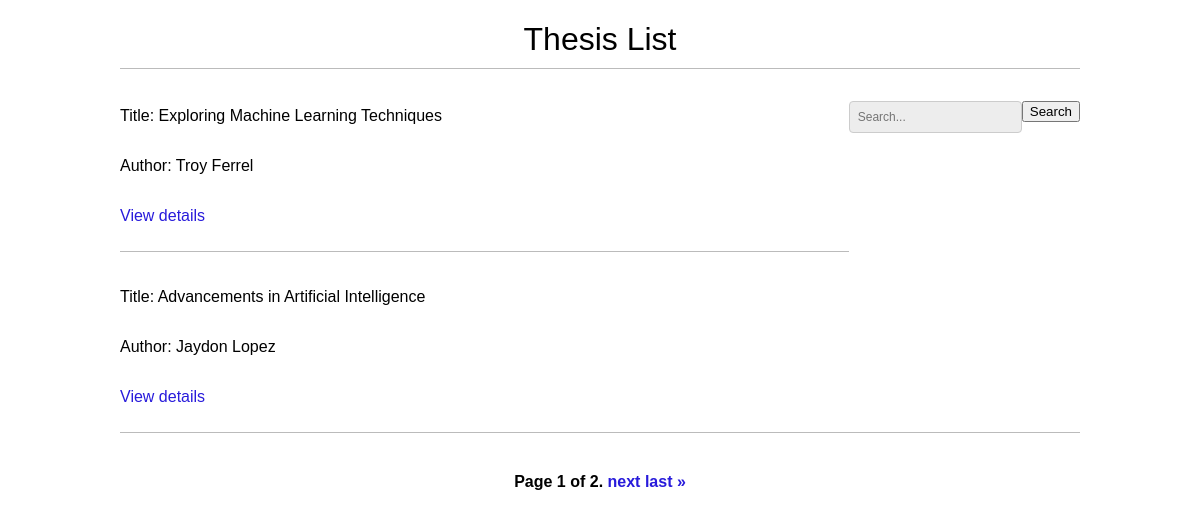
The app's page /thesis/ with its own data.
### thesis/models.py (models this page shows, shortened)
class Thesis(models.Model):
    title = models.CharField(max_length=200)
    author = models.CharField(max_length=100)
    abstract = models.TextField()
    year = models.IntegerField()

### thesis/views.py (the view)
# urls.py: path('', views.thesis_list, name='thesis_list'),
def thesis_list(request):
    thesis_list = Thesis.objects.all()
    paginator = Paginator(thesis_list, 2)
    page_number = request.GET.get('page')
    page_obj = paginator.get_page(page_number)
    return render(request, 'thesis/thesis_list.html', {'page_obj': page_obj})

### thesis/templates/thesis/thesis_list.html (shortened to what this page needs)
<!DOCTYPE html>
<html lang="en">
<head>
    {% load static %}
    <link rel="stylesheet" type="text/css" href="{% static 'css/style.css' %}">
</head>
<body>
    <h1>Thesis List</h1>
    <div id="search-bar">
        <form method="GET" action="{% url 'thesis_search' %}">
            <input type="text" name="q" placeholder="Search...">
            <button type="submit">Search</button>
        </form>
    </div>
    {% for thesis in page_obj %}
        <div id="content">
            <p>Title: {{ thesis.title }}</p>
            <p>Author: {{ thesis.author }}</p>
            <p><a href="{% url 'thesis_detail' thesis.pk %}">View details</a></p>
        </div>
    {% empty %}
        <p>No theses found.</p>
    {% endfor %}
    <div class="pagination">
        <span class="step-links">
            <span class="current">
                Page {{ page_obj.number }} of {{ page_obj.paginator.num_pages }}.
            </span>
            {% if page_obj.has_next %}
                <a href="?page={{ page_obj.next_page_number }}">next</a>
                <a href="?page={{ page_obj.paginator.num_pages }}">last &raquo;</a>
            {% endif %}
        </span>
    </div>
</body>
</html>

### thesis/static/css/style.css (style rules this page uses)
body { margin: 0 10%; padding: 0; font-family: helvetica, sans-serif; }
a { color: #281bdb; text-decoration: none; }
h1 { font-weight: normal; border-bottom: 1px solid #bbb; padding: 0 0 10px 0; text-align: center; }
#content { display: flex; flex-direction: column; border-bottom: 1px solid #bbb; padding: 0 0 10px 0; justify-content: center; margin: 20px 0; }
#search-bar { float: right; margin-top: 10px; }
#search-bar input[type="text"] { padding: 8px; border-radius: 4px; border: 1px solid #ccc; }
.pagination { margin-top: 40px; margin-bottom: 20px; font-weight: bold; text-align: center; }
input, textarea { clear: both; float: left; margin: 0 0 10px; background: #ededed; border: 0; padding: 6px 10px; font-size: 12px; }

### records on screen
Thesis: title "Exploring Machine Learning Techniques", author "Troy Ferrel"
Thesis: title "Advancements in Artificial Intelligence", author "Jaydon Lopez"

### other values on screen
{{ page_obj.number }} "1"
{{ page_obj.paginator.num_pages }} "2"
